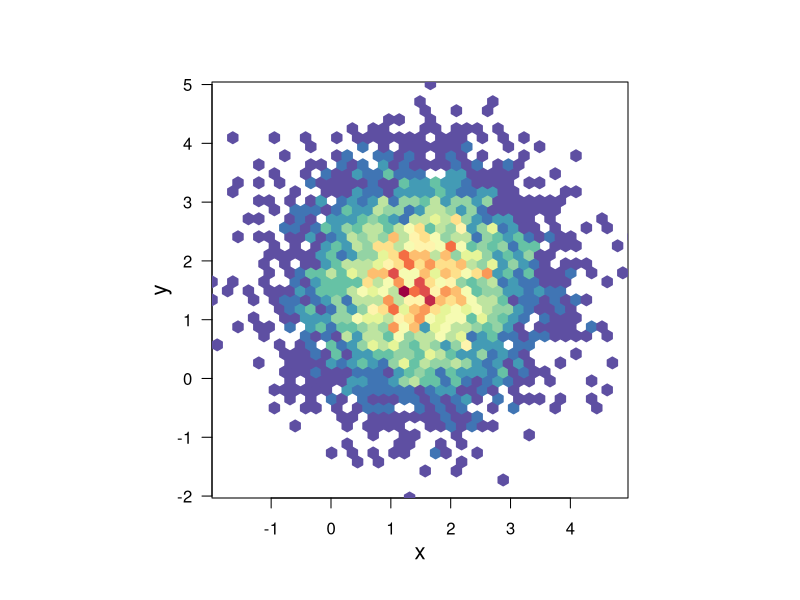

R code for this plot: (Note: this script raises an error after producing the figure.)
## ---- chunk 1
knitr::opts_chunk$set( warning=FALSE, message=FALSE)
## ---- chunk 2
# Packages
library(hexbin)
library(RColorBrewer)
 
# Create data
x <- rnorm(mean=1.5, 5000)
y <- rnorm(mean=1.6, 5000)
 
# Make the plot
bin<-hexbin(x, y, xbins=40)
my_colors=colorRampPalette(rev(brewer.pal(11,'Spectral')))
plot(bin, main="" , colramp=my_colors , legend=F ) 

## ---- chunk 3
htmltools::includeHTML("htmlChunkRelatedCorrelation.html")
